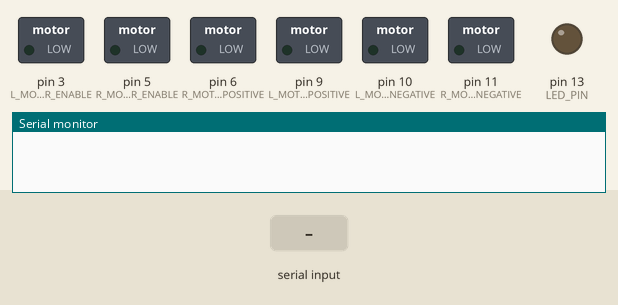
Bench run of a sketch on a simulated Arduino Uno, built with avr-gcc and run on an emulated ATmega328P. On the bench: switched loads named in the sketch (green lamp = pin HIGH), output pins drawn as LEDs (lit = HIGH), the last lines printed to the serial monitor. The inputs (shaded band) are chosen by the test bench.

Above: at 1.2 s.
1.3 s: "A" received over Serial
At 2.1 s:
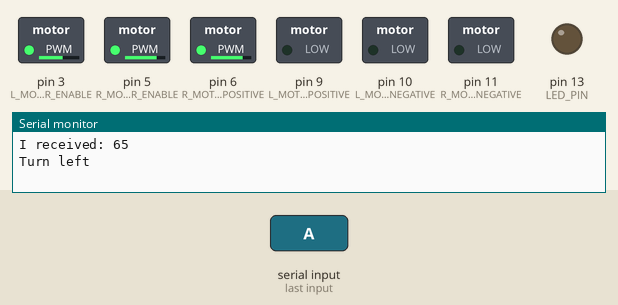
2.8 s: "D" received over Serial
At 3.2 s:
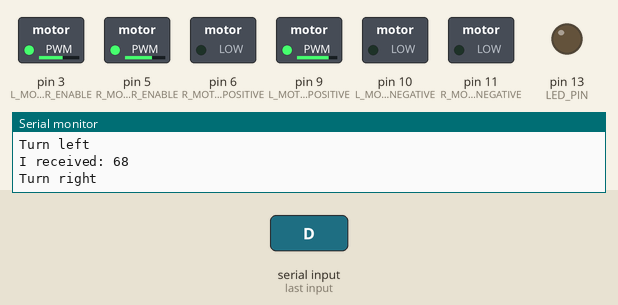
4.3 s: "W" received over Serial
At 5.5 s:
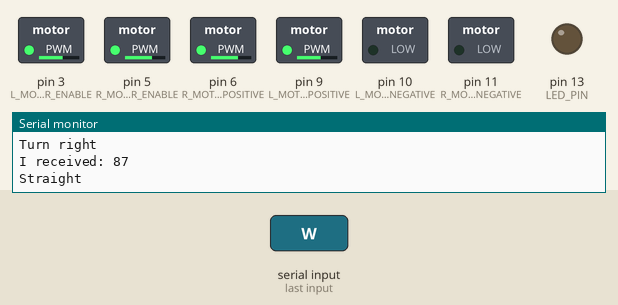
5.8 s: "S" received over Serial
At 6.7 s:
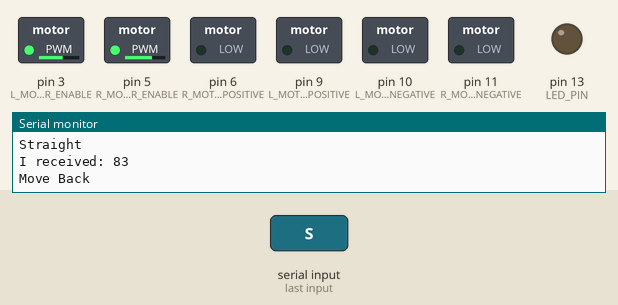
7.3 s: "R" received over Serial
At 7.7 s:
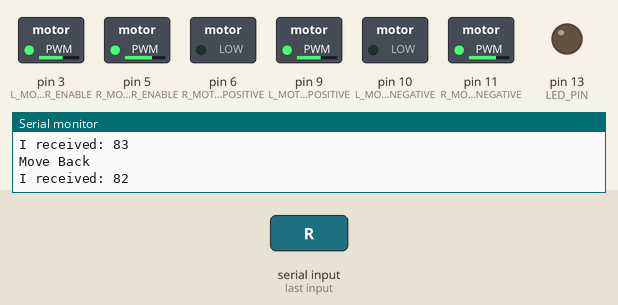
9.3 s: "L" received over Serial
At 10.9 s:
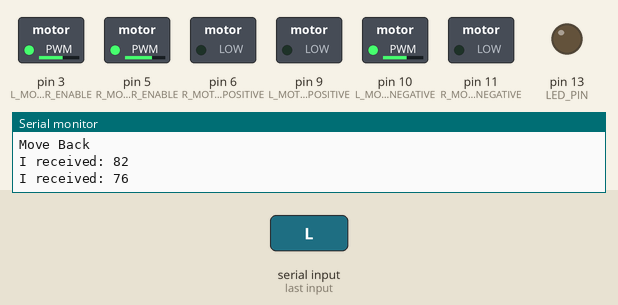
Timing chart, 0 to 12.3 s (numbered marks = the images above; inputs shaded):
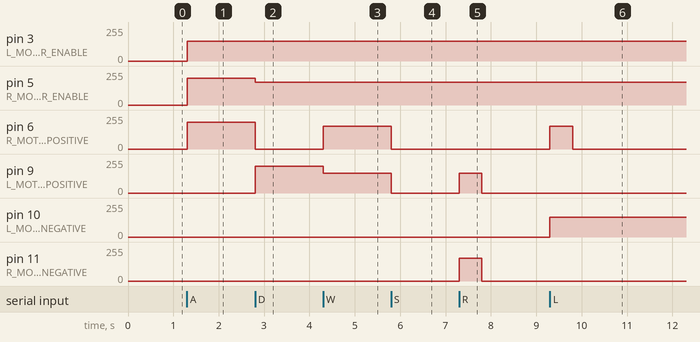

The sketch:

tr1.ino
```cpp
#define L_MOTOR_POSITIVE 9
#define L_MOTOR_NEGATIVE 10
#define L_MOTOR_ENABLE 3
#define R_MOTOR_POSITIVE 6
#define R_MOTOR_NEGATIVE 11
#define R_MOTOR_ENABLE 5
#define LED_POSITIVE 13
#define LED_NEGATIVE 12
#define LED_PIN 13
#define MAX_SPEED_R 170
#define MAX_SPEED_L 150
/*
 * Movements:
 *     W := forward
 *     S := stop
 *     D := right
 *     A := left
 *     R := extreme right
 *     L := extreme left
 *     X := reverse
 */

void setup()
{
  pinMode(9, OUTPUT);
  pinMode(10, OUTPUT);
  pinMode(3, OUTPUT);
  pinMode(11, OUTPUT);
  pinMode(6, OUTPUT);
  pinMode(5, OUTPUT);
  pinMode(LED_PIN, OUTPUT);
  Serial.begin(9600);
}

int incomingByte = Serial.read();

void loop()
{
  if (Serial.available() > 0)
  {
    incomingByte = Serial.read();

    Serial.print("I received: ");
    Serial.println(incomingByte);
    \
    if (incomingByte == 'A')
    {
      analogWrite(L_MOTOR_POSITIVE, 0);
      analogWrite(L_MOTOR_NEGATIVE, 0);

      analogWrite(R_MOTOR_POSITIVE, 200);
      analogWrite(R_MOTOR_NEGATIVE, 0);

      analogWrite(L_MOTOR_ENABLE, MAX_SPEED_L);
      analogWrite(R_MOTOR_ENABLE, 200);

      Serial.println("Turn left");
    }
    else if (incomingByte == 'D')
    {
      analogWrite(L_MOTOR_POSITIVE, 200);
      analogWrite(L_MOTOR_NEGATIVE, 0);

      analogWrite(R_MOTOR_POSITIVE, 0);
      analogWrite(R_MOTOR_NEGATIVE, 0);

      analogWrite(L_MOTOR_ENABLE, MAX_SPEED_L);
      analogWrite(R_MOTOR_ENABLE, MAX_SPEED_R);
      Serial.println("Turn right");
    }
    else if (incomingByte == 'W')
    {
      analogWrite(L_MOTOR_POSITIVE, MAX_SPEED_L);
      analogWrite(L_MOTOR_NEGATIVE, 0);

      analogWrite(R_MOTOR_POSITIVE, MAX_SPEED_R);
      analogWrite(R_MOTOR_NEGATIVE, 0);

      analogWrite(L_MOTOR_ENABLE, MAX_SPEED_L);
      analogWrite(R_MOTOR_ENABLE, MAX_SPEED_R);
      Serial.println("Straight");
    }
    else if (incomingByte == 'S')
    {
      analogWrite(L_MOTOR_POSITIVE, 0);
      analogWrite(L_MOTOR_NEGATIVE, 0);

      analogWrite(R_MOTOR_POSITIVE, 0);
      analogWrite(R_MOTOR_NEGATIVE, 0);

      analogWrite(L_MOTOR_ENABLE, MAX_SPEED_L);
      analogWrite(R_MOTOR_ENABLE, MAX_SPEED_R);
      Serial.println("Move Back");
    }
    else if (incomingByte == 'R')
    {
      analogWrite(R_MOTOR_POSITIVE, 0);
      analogWrite(R_MOTOR_NEGATIVE, MAX_SPEED_R);

      analogWrite(L_MOTOR_POSITIVE, MAX_SPEED_L);
      analogWrite(L_MOTOR_NEGATIVE, 0);

      analogWrite(L_MOTOR_ENABLE, MAX_SPEED_L);
      analogWrite(R_MOTOR_ENABLE, MAX_SPEED_R);

      delay(500);

      analogWrite(R_MOTOR_POSITIVE, 0);
      analogWrite(R_MOTOR_NEGATIVE, 0);

      analogWrite(L_MOTOR_POSITIVE, 0);
      analogWrite(L_MOTOR_POSITIVE, 0);

      analogWrite(L_MOTOR_ENABLE, MAX_SPEED_L);
      analogWrite(R_MOTOR_ENABLE, MAX_SPEED_R);
    }
    else if (incomingByte == 'L')
    {
      analogWrite(R_MOTOR_POSITIVE, MAX_SPEED_R);
      analogWrite(R_MOTOR_NEGATIVE, 0);

      analogWrite(L_MOTOR_POSITIVE, 0);
      analogWrite(L_MOTOR_NEGATIVE, MAX_SPEED_L);

      analogWrite(L_MOTOR_ENABLE, MAX_SPEED_L);
      analogWrite(R_MOTOR_ENABLE, MAX_SPEED_R);

      delay(500);

      analogWrite(R_MOTOR_POSITIVE, 0);
      analogWrite(R_MOTOR_NEGATIVE, 0);

      analogWrite(L_MOTOR_POSITIVE, 0);
      analogWrite(L_MOTOR_POSITIVE, 0);

      analogWrite(L_MOTOR_ENABLE, MAX_SPEED_L);
      analogWrite(R_MOTOR_ENABLE, MAX_SPEED_R);
    }

    else if (incomingByte == 'B')
    {
      analogWrite(R_MOTOR_POSITIVE, 0);
      analogWrite(R_MOTOR_NEGATIVE, 0);

      analogWrite(L_MOTOR_POSITIVE, 0);
      analogWrite(L_MOTOR_NEGATIVE, 0);

      delay(1000);

      digitalWrite(12, HIGH);
      delay(1000);
      digitalWrite(12, LOW);
      delay(1000);
      Serial.println("Blink");
    }
  }
}
```

Measured:
- after the input at 1.3 s, pin 3 (L_MOTOR_ENABLE): 0/255 → 150/255 at once; pin 5 (R_MOTOR_ENABLE), pin 6 (R_MOTOR_POSITIVE): 0/255 → 200/255 at once
- after the input at 2.8 s, pin 5 (R_MOTOR_ENABLE): 200/255 → 170/255 at once; pin 6 (R_MOTOR_POSITIVE): 200/255 → 0/255 at once; pin 9 (L_MOTOR_POSITIVE): 0/255 → 200/255 at once
- after the input at 4.3 s, pin 6 (R_MOTOR_POSITIVE): 0/255 → 170/255 at once; pin 9 (L_MOTOR_POSITIVE): 200/255 → 150/255 at once
- after the input at 5.8 s, pin 6 (R_MOTOR_POSITIVE): 170/255 → 0/255 at once; pin 9 (L_MOTOR_POSITIVE): 150/255 → 0/255 at once
- after the input at 7.3 s, pin 9 (L_MOTOR_POSITIVE): 0/255 → 150/255 at once, → 0/255 0.50 s later; pin 11 (R_MOTOR_NEGATIVE): 0/255 → 170/255 at once, → 0/255 0.50 s later
- after the input at 9.3 s, pin 6 (R_MOTOR_POSITIVE): 0/255 → 170/255 at once, → 0/255 0.50 s later; pin 10 (L_MOTOR_NEGATIVE): 0/255 → 150/255 at once
